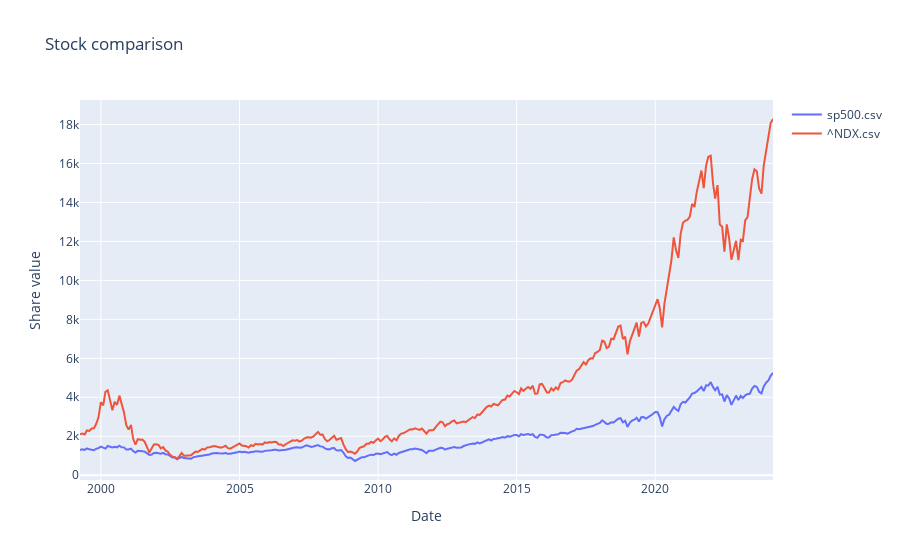

Notebook cell for this chart:
### Code cell
comparator.plot()

### Figure 1 — Plotly figure (JSON) as saved in the notebook; plotly's stock layout.template omitted (floating-point values rounded to 4 significant figures; data arrays with more than 128 entries replaced by an {"elided": "..."} marker saying what was removed)
{"data": [{"mode": "lines", "name": "sp500.csv", "type": "scatter", "x": {"elided": "301 str values"}, "y": {"elided": "301 float values"}}, {"mode": "lines", "name": "^NDX.csv", "type": "scatter", "x": {"elided": "301 str values"}, "y": {"elided": "301 float values"}}], "layout": {"title": {"text": "Stock comparison"}, "xaxis": {"title": {"text": "Date"}}, "yaxis": {"title": {"text": "Share value"}}}}
